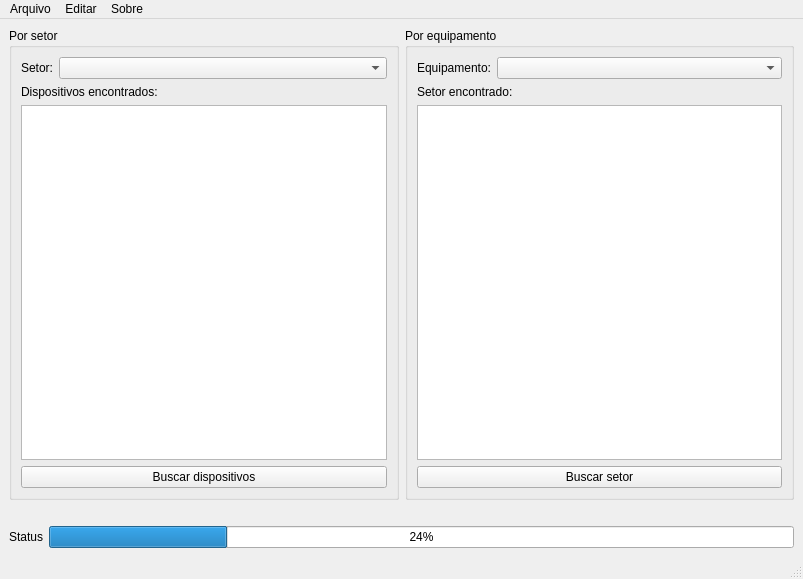
<?xml version="1.0" encoding="UTF-8"?>
<ui version="4.0">
 <class>MainWindow</class>
 <widget class="QMainWindow" name="MainWindow">
  <property name="geometry">
   <rect>
    <x>0</x>
    <y>0</y>
    <width>803</width>
    <height>579</height>
   </rect>
  </property>
  <property name="windowTitle">
   <string>Logah Manager</string>
  </property>
  <property name="locale">
   <locale language="Portuguese" country="Brazil"/>
  </property>
  <property name="tabShape">
   <enum>QTabWidget::Rounded</enum>
  </property>
  <widget class="QWidget" name="centralwidget">
   <layout class="QVBoxLayout" name="verticalLayout">
    <item>
     <layout class="QHBoxLayout" name="horizontalLayout_3">
      <item>
       <layout class="QHBoxLayout" name="horizontalLayout_2">
        <item>
         <widget class="QGroupBox" name="groupBox">
          <property name="title">
           <string>Por setor</string>
          </property>
          <layout class="QVBoxLayout" name="verticalLayout_4">
           <item>
            <layout class="QHBoxLayout" name="horizontalLayout_5">
             <item>
              <widget class="QLabel" name="label_4">
               <property name="sizePolicy">
                <sizepolicy hsizetype="Preferred" vsizetype="Preferred">
                 <horstretch>0</horstretch>
                 <verstretch>0</verstretch>
                </sizepolicy>
               </property>
               <property name="text">
                <string>Setor:</string>
               </property>
              </widget>
             </item>
             <item>
              <widget class="QComboBox" name="cbx_sectors">
               <property name="sizePolicy">
                <sizepolicy hsizetype="Preferred" vsizetype="Fixed">
                 <horstretch>1</horstretch>
                 <verstretch>0</verstretch>
                </sizepolicy>
               </property>
              </widget>
             </item>
            </layout>
           </item>
           <item>
            <widget class="QLabel" name="label_2">
             <property name="text">
              <string>Dispositivos encontrados:</string>
             </property>
            </widget>
           </item>
           <item>
            <widget class="QListWidget" name="list_devices"/>
           </item>
           <item>
            <widget class="QPushButton" name="btn_search_devices">
             <property name="text">
              <string>Buscar dispositivos</string>
             </property>
            </widget>
           </item>
          </layout>
         </widget>
        </item>
       </layout>
      </item>
      <item>
       <layout class="QHBoxLayout" name="horizontalLayout">
        <item>
         <widget class="QGroupBox" name="groupBox_2">
          <property name="title">
           <string>Por equipamento</string>
          </property>
          <layout class="QVBoxLayout" name="verticalLayout_2">
           <item>
            <layout class="QHBoxLayout" name="horizontalLayout_4">
             <item>
              <widget class="QLabel" name="label_3">
               <property name="text">
                <string>Equipamento:</string>
               </property>
              </widget>
             </item>
             <item>
              <widget class="QComboBox" name="cbx_equipments">
               <property name="sizePolicy">
                <sizepolicy hsizetype="Preferred" vsizetype="Fixed">
                 <horstretch>1</horstretch>
                 <verstretch>0</verstretch>
                </sizepolicy>
               </property>
              </widget>
             </item>
            </layout>
           </item>
           <item>
            <widget class="QLabel" name="label">
             <property name="text">
              <string>Setor encontrado:</string>
             </property>
            </widget>
           </item>
           <item>
            <widget class="QListWidget" name="list_sector"/>
           </item>
           <item>
            <widget class="QPushButton" name="btn_search_sector">
             <property name="text">
              <string>Buscar setor</string>
             </property>
            </widget>
           </item>
          </layout>
         </widget>
        </item>
       </layout>
      </item>
     </layout>
    </item>
    <item>
     <spacer name="horizontalSpacer">
      <property name="orientation">
       <enum>Qt::Horizontal</enum>
      </property>
      <property name="sizeHint" stdset="0">
       <size>
        <width>40</width>
        <height>20</height>
       </size>
      </property>
     </spacer>
    </item>
    <item>
     <layout class="QVBoxLayout" name="verticalLayout_3">
      <item>
       <layout class="QHBoxLayout" name="horizontalLayout_6">
        <item>
         <widget class="QLabel" name="label_5">
          <property name="text">
           <string>Status</string>
          </property>
         </widget>
        </item>
        <item>
         <widget class="QProgressBar" name="search_progress_bar">
          <property name="value">
           <number>24</number>
          </property>
         </widget>
        </item>
       </layout>
      </item>
     </layout>
    </item>
   </layout>
  </widget>
  <widget class="QMenuBar" name="menuBar">
   <property name="geometry">
    <rect>
     <x>0</x>
     <y>0</y>
     <width>803</width>
     <height>25</height>
    </rect>
   </property>
   <widget class="QMenu" name="menuArquivo">
    <property name="title">
     <string>Arquivo</string>
    </property>
    <addaction name="menu_avancado"/>
    <addaction name="separator"/>
    <addaction name="menu_sair"/>
   </widget>
   <widget class="QMenu" name="menuEditar">
    <property name="title">
     <string>Editar</string>
    </property>
    <addaction name="menu_add_equipment"/>
    <addaction name="menu_list_equipment"/>
    <addaction name="menu_edit_equipment"/>
   </widget>
   <widget class="QMenu" name="menuSobre">
    <property name="title">
     <string>Sobre</string>
    </property>
    <addaction name="menu_version"/>
    <addaction name="menu_help"/>
   </widget>
   <addaction name="menuArquivo"/>
   <addaction name="menuEditar"/>
   <addaction name="menuSobre"/>
  </widget>
  <widget class="QStatusBar" name="statusBar"/>
  <action name="menu_avancado">
   <property name="text">
    <string>Avançado</string>
   </property>
  </action>
  <action name="menu_sair">
   <property name="text">
    <string>Sair</string>
   </property>
  </action>
  <action name="menu_add_equipment">
   <property name="text">
    <string>Adicionar equipamento</string>
   </property>
  </action>
  <action name="menu_list_equipment">
   <property name="text">
    <string>Listar equipamentos</string>
   </property>
  </action>
  <action name="menu_edit_equipment">
   <property name="text">
    <string>Editar equipamento</string>
   </property>
  </action>
  <action name="menu_version">
   <property name="text">
    <string>Versão</string>
   </property>
  </action>
  <action name="menu_help">
   <property name="text">
    <string>Ajuda</string>
   </property>
  </action>
 </widget>
 <resources/>
 <connections>
  <connection>
   <sender>menu_sair</sender>
   <signal>triggered()</signal>
   <receiver>MainWindow</receiver>
   <slot>close()</slot>
   <hints>
    <hint type="sourcelabel">
     <x>-1</x>
     <y>-1</y>
    </hint>
    <hint type="destinationlabel">
     <x>401</x>
     <y>289</y>
    </hint>
   </hints>
  </connection>
 </connections>
</ui>
